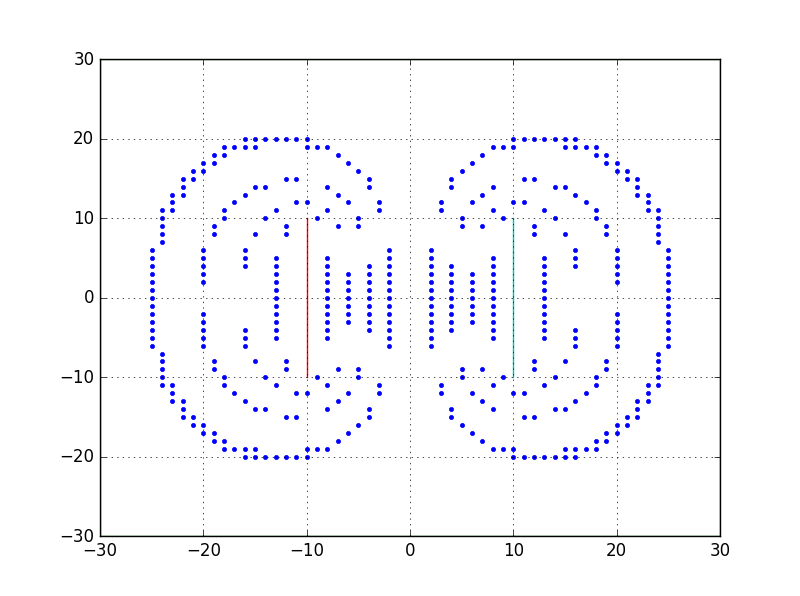

This chart was generated by the following Python code:
import pylab as pl
class field:
    def __init__(self,V0=[],d=10):
        self.V0=V0    
        self.a=[]
        self.b=[]
        self.c=[]
        self.d=d
        for i in range(61):
            self.a.append(0)        
        for j in range(30-int(self.d/2)):
            self.V0.append(self.a)
        
        for i in range(20):
            self.b.append(0)
        for i in range(21):
            self.b.append(1)
        for i in range(20):
            self.b.append(0)
        self.V0.append(self.b)    
        
        for i in range(int(self.d)-1):
            self.V0.append(self.a)
            
        for i in range(20):
            self.c.append(0)
        for i in range(21):
            self.c.append(-1)
        for i in range(20):
            self.c.append(0)
        self.V0.append(self.c)
        
        for j in range(30-int(self.d/2)):
            self.V0.append(self.a)
        
        self.V=[]
    def update_V(self):
        Vnew=self.V0
        for k in range(100):
            Vold=Vnew    
            Vnew=[self.a]
            for i in range(30-int(self.d/2)-1):
                vtemp=[0]
                for j in range(59):
                    vtemp.append((Vold[i][j+1]+Vold[i+2][j+1]+Vold[i+1][j]+Vold[i+1][j+2])/4)
                vtemp.append(0)
                Vnew.append(vtemp)
            
            vtemp=[0]
            for i in range(19):
                vtemp.append((Vold[30-int(self.d/2)][i]+Vold[30-int(self.d/2)][i+2]+Vold[30-int(self.d/2)-1][i+1]+Vold[30-int(self.d/2)+1][i+1])/4)
            for i in range(21):
                vtemp.append(1)
            for i in range(19):
                vtemp.append((Vold[30-int(self.d/2)][i+40]+Vold[30-int(self.d/2)][i+42]+Vold[30-int(self.d/2)-1][i+41]+Vold[30-int(self.d/2)+1][i+41])/4)
            vtemp.append(0)
            Vnew.append(vtemp)
            
            for i in range(int(self.d)-1):
                vtemp=[0]
                for j in range(59):
                    vtemp.append((Vold[30-int(self.d/2)+i][j+1]+Vold[30-int(self.d/2)+i+2][j+1]+Vold[30-int(self.d/2)+i+1][j]+Vold[30-int(self.d/2)+i+1][j+2])/4)
                vtemp.append(0)
                Vnew.append(vtemp)
            
            vtemp=[0]
            for i in range(19):
                vtemp.append((Vold[30+int(self.d/2)][i]+Vold[30+int(self.d/2)][i+2]+Vold[30+int(self.d/2)-1][i+1]+Vold[30+int(self.d/2)+1][i+1])/4)
            for i in range(21):
                vtemp.append(-1)
            for i in range(19):
                vtemp.append((Vold[30+int(self.d/2)][i+40]+Vold[30+int(self.d/2)][i+42]+Vold[30+int(self.d/2)-1][i+41]+Vold[30+int(self.d/2)+1][i+41])/4)
            vtemp.append(0)
            Vnew.append(vtemp)    
            
            for i in range(30-int(self.d/2)-1):
                vtemp=[0]
                for j in range(59):
                    vtemp.append((Vold[i+30+int(self.d/2)][j+1]+Vold[i+30+int(self.d/2)+2][j+1]+Vold[i+30+int(self.d/2)+1][j]+Vold[i+30+int(self.d/2)+1][j+2])/4)
                vtemp.append(0)
                Vnew.append(vtemp)
            
            Vnew.append(self.a)
            
        for k in range(10000):
            Vold=Vnew    
            Vnew=[self.a]
            for i in range(30-int(self.d/2)-1):
                vtemp=[0]
                for j in range(59):
                    vtemp.append((Vold[i][j+1]+Vold[i+2][j+1]+Vold[i+1][j]+Vold[i+1][j+2])/4)
                vtemp.append(0)
                Vnew.append(vtemp)
            
            vtemp=[0]
            for i in range(19):
                vtemp.append((Vold[30-int(self.d/2)][i]+Vold[30-int(self.d/2)][i+2]+Vold[30-int(self.d/2)-1][i+1]+Vold[30-int(self.d/2)+1][i+1])/4)
            for i in range(21):
                vtemp.append(1)
            for i in range(19):
                vtemp.append((Vold[30-int(self.d/2)][i+40]+Vold[30-int(self.d/2)][i+42]+Vold[30-int(self.d/2)-1][i+41]+Vold[30-int(self.d/2)+1][i+41])/4)
            vtemp.append(0)
            Vnew.append(vtemp)
            
            for i in range(int(self.d)-1):
                vtemp=[0]
                for j in range(59):
                    vtemp.append((Vold[30-int(self.d/2)+i][j+1]+Vold[30-int(self.d/2)+i+2][j+1]+Vold[30-int(self.d/2)+i+1][j]+Vold[30-int(self.d/2)+i+1][j+2])/4)
                vtemp.append(0)
                Vnew.append(vtemp)
            
            vtemp=[0]
            for i in range(19):
                vtemp.append((Vold[30+int(self.d/2)][i]+Vold[30+int(self.d/2)][i+2]+Vold[30+int(self.d/2)-1][i+1]+Vold[30+int(self.d/2)+1][i+1])/4)
            for i in range(21):
                vtemp.append(-1)
            for i in range(19):
                vtemp.append((Vold[30+int(self.d/2)][i+40]+Vold[30+int(self.d/2)][i+42]+Vold[30+int(self.d/2)-1][i+41]+Vold[30+int(self.d/2)+1][i+41])/4)
            vtemp.append(0)
            Vnew.append(vtemp)    
            
            for i in range(30-int(self.d/2)-1):
                vtemp=[0]
                for j in range(59):
                    vtemp.append((Vold[i+30+int(self.d/2)][j+1]+Vold[i+30+int(self.d/2)+2][j+1]+Vold[i+30+int(self.d/2)+1][j]+Vold[i+30+int(self.d/2)+1][j+2])/4)
                vtemp.append(0)
                Vnew.append(vtemp)
            
            Vnew.append(self.a)
            
            deltaV=[]
            for i in range(61):
                for j in range(61):
                    deltaV.append(abs(Vnew[i][j]-Vold[i][j]))
            S=sum(deltaV)
            if S<0.00001*61*61:
                print(k)
                self.V=Vnew
                break     

v=[]
x=[]
y=[]
z=field(d=20)
z.update_V()
for k in range(4):
    for i in range(61):
        for j in range(61):
            if abs(z.V[i][j]-0.2*(k+1))<0.02:
                x.append(-30+i)
                y.append(-30+j)
            if abs(z.V[i][j]+0.2*(k+1))<0.02:
                x.append(-30+i)
                y.append(-30+j) 
a=[-30,-30,30,30,-30]            
b=[-30,30,30,-30,-30]
c=[-z.d/2,-z.d/2]
d=[-10,10]
e=[z.d/2,z.d/2]
f=[10,-10] 
pl.plot(x,y,".")
pl.plot(a,b)
pl.plot(c,d)
pl.plot(e,f)
pl.grid(True)
pl.show()    
